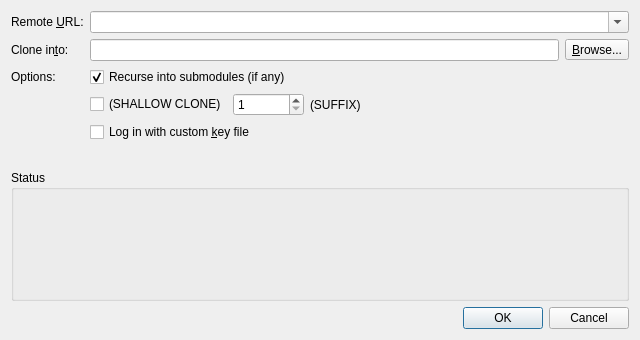
<?xml version="1.0" encoding="UTF-8"?>
<ui version="4.0">
 <class>CloneDialog</class>
 <widget class="QDialog" name="CloneDialog">
  <property name="windowModality">
   <enum>Qt::WindowModality::NonModal</enum>
  </property>
  <property name="enabled">
   <bool>true</bool>
  </property>
  <property name="geometry">
   <rect>
    <x>0</x>
    <y>0</y>
    <width>640</width>
    <height>340</height>
   </rect>
  </property>
  <property name="sizePolicy">
   <sizepolicy hsizetype="Preferred" vsizetype="Fixed">
    <horstretch>0</horstretch>
    <verstretch>0</verstretch>
   </sizepolicy>
  </property>
  <property name="windowTitle">
   <string>Clone repository</string>
  </property>
  <property name="sizeGripEnabled">
   <bool>false</bool>
  </property>
  <property name="modal">
   <bool>true</bool>
  </property>
  <layout class="QFormLayout" name="formLayout">
   <property name="fieldGrowthPolicy">
    <enum>QFormLayout::FieldGrowthPolicy::ExpandingFieldsGrow</enum>
   </property>
   <item row="0" column="0">
    <widget class="QLabel" name="urlLabel">
     <property name="text">
      <string>Remote &amp;URL:</string>
     </property>
     <property name="buddy">
      <cstring>urlEdit</cstring>
     </property>
    </widget>
   </item>
   <item row="0" column="1">
    <widget class="QComboBox" name="urlEdit">
     <property name="sizePolicy">
      <sizepolicy hsizetype="MinimumExpanding" vsizetype="Fixed">
       <horstretch>0</horstretch>
       <verstretch>0</verstretch>
      </sizepolicy>
     </property>
     <property name="editable">
      <bool>true</bool>
     </property>
     <property name="insertPolicy">
      <enum>QComboBox::InsertPolicy::NoInsert</enum>
     </property>
    </widget>
   </item>
   <item row="1" column="0">
    <widget class="QLabel" name="pathLabel">
     <property name="text">
      <string>Clone in&amp;to:</string>
     </property>
     <property name="buddy">
      <cstring>pathEdit</cstring>
     </property>
    </widget>
   </item>
   <item row="1" column="1">
    <layout class="QHBoxLayout" name="pathLayout">
     <item>
      <widget class="QLineEdit" name="pathEdit"/>
     </item>
     <item>
      <widget class="QToolButton" name="browseButton">
       <property name="text">
        <string>&amp;Browse...</string>
       </property>
       <property name="toolButtonStyle">
        <enum>Qt::ToolButtonStyle::ToolButtonTextBesideIcon</enum>
       </property>
      </widget>
     </item>
    </layout>
   </item>
   <item row="2" column="0">
    <widget class="QLabel" name="optionsLabel">
     <property name="text">
      <string>Options:</string>
     </property>
     <property name="buddy">
      <cstring>shallowCloneCheckBox</cstring>
     </property>
    </widget>
   </item>
   <item row="2" column="1">
    <widget class="QCheckBox" name="recurseSubmodulesCheckBox">
     <property name="text">
      <string>Recurse into submodules (if any)</string>
     </property>
     <property name="checked">
      <bool>true</bool>
     </property>
    </widget>
   </item>
   <item row="3" column="1">
    <layout class="QHBoxLayout" name="shallowCloneLayout">
     <item>
      <widget class="QCheckBox" name="shallowCloneCheckBox">
       <property name="toolTip">
        <string>&lt;p&gt;Tick this to download just the latest commits, not the entire history of the repository.</string>
       </property>
       <property name="text">
        <string notr="true">(SHALLOW CLONE)</string>
       </property>
      </widget>
     </item>
     <item>
      <widget class="QSpinBox" name="shallowCloneDepthSpinBox">
       <property name="showGroupSeparator" stdset="0">
        <bool>true</bool>
       </property>
       <property name="prefix">
        <string/>
       </property>
       <property name="minimum">
        <number>1</number>
       </property>
       <property name="maximum">
        <number>999999</number>
       </property>
       <property name="stepType">
        <enum>QAbstractSpinBox::StepType::AdaptiveDecimalStepType</enum>
       </property>
      </widget>
     </item>
     <item>
      <widget class="QLabel" name="shallowCloneSuffix">
       <property name="text">
        <string notr="true">(SUFFIX)</string>
       </property>
       <property name="buddy">
        <cstring>shallowCloneDepthSpinBox</cstring>
       </property>
      </widget>
     </item>
    </layout>
   </item>
   <item row="4" column="1">
    <widget class="KeyFilePickerCheckBox" name="keyFilePicker">
     <property name="text">
      <string>Log in with custom &amp;key file</string>
     </property>
    </widget>
   </item>
   <item row="5" column="1">
    <spacer name="verticalSpacer">
     <property name="orientation">
      <enum>Qt::Orientation::Vertical</enum>
     </property>
     <property name="sizeType">
      <enum>QSizePolicy::Policy::Fixed</enum>
     </property>
     <property name="sizeHint" stdset="0">
      <size>
       <width>20</width>
       <height>16</height>
      </size>
     </property>
    </spacer>
   </item>
   <item row="6" column="0" colspan="2">
    <widget class="QGroupBox" name="statusGroupBox">
     <property name="sizePolicy">
      <sizepolicy hsizetype="Expanding" vsizetype="Expanding">
       <horstretch>0</horstretch>
       <verstretch>1</verstretch>
      </sizepolicy>
     </property>
     <property name="title">
      <string>Status</string>
     </property>
     <layout class="QVBoxLayout" name="verticalLayout">
      <property name="leftMargin">
       <number>0</number>
      </property>
      <property name="topMargin">
       <number>0</number>
      </property>
      <property name="rightMargin">
       <number>0</number>
      </property>
      <property name="bottomMargin">
       <number>0</number>
      </property>
      <item>
       <widget class="StatusForm" name="statusForm" native="true"/>
      </item>
     </layout>
    </widget>
   </item>
   <item row="7" column="1">
    <widget class="QDialogButtonBox" name="buttonBox">
     <property name="orientation">
      <enum>Qt::Orientation::Horizontal</enum>
     </property>
     <property name="standardButtons">
      <set>QDialogButtonBox::StandardButton::Cancel|QDialogButtonBox::StandardButton::Ok</set>
     </property>
     <property name="centerButtons">
      <bool>false</bool>
     </property>
    </widget>
   </item>
  </layout>
 </widget>
 <customwidgets>
  <customwidget>
   <class>KeyFilePickerCheckBox</class>
   <extends>QCheckBox</extends>
   <header>gitfourchette.forms.keyfilepickercheckbox</header>
  </customwidget>
  <customwidget>
   <class>StatusForm</class>
   <extends>QWidget</extends>
   <header>gitfourchette.forms.statusform</header>
   <container>1</container>
  </customwidget>
 </customwidgets>
 <tabstops>
  <tabstop>urlEdit</tabstop>
  <tabstop>pathEdit</tabstop>
  <tabstop>browseButton</tabstop>
  <tabstop>shallowCloneCheckBox</tabstop>
  <tabstop>shallowCloneDepthSpinBox</tabstop>
  <tabstop>keyFilePicker</tabstop>
 </tabstops>
 <resources/>
 <connections>
  <connection>
   <sender>buttonBox</sender>
   <signal>rejected()</signal>
   <receiver>CloneDialog</receiver>
   <slot>reject()</slot>
   <hints>
    <hint type="sourcelabel">
     <x>290</x>
     <y>254</y>
    </hint>
    <hint type="destinationlabel">
     <x>286</x>
     <y>269</y>
    </hint>
   </hints>
  </connection>
 </connections>
</ui>
